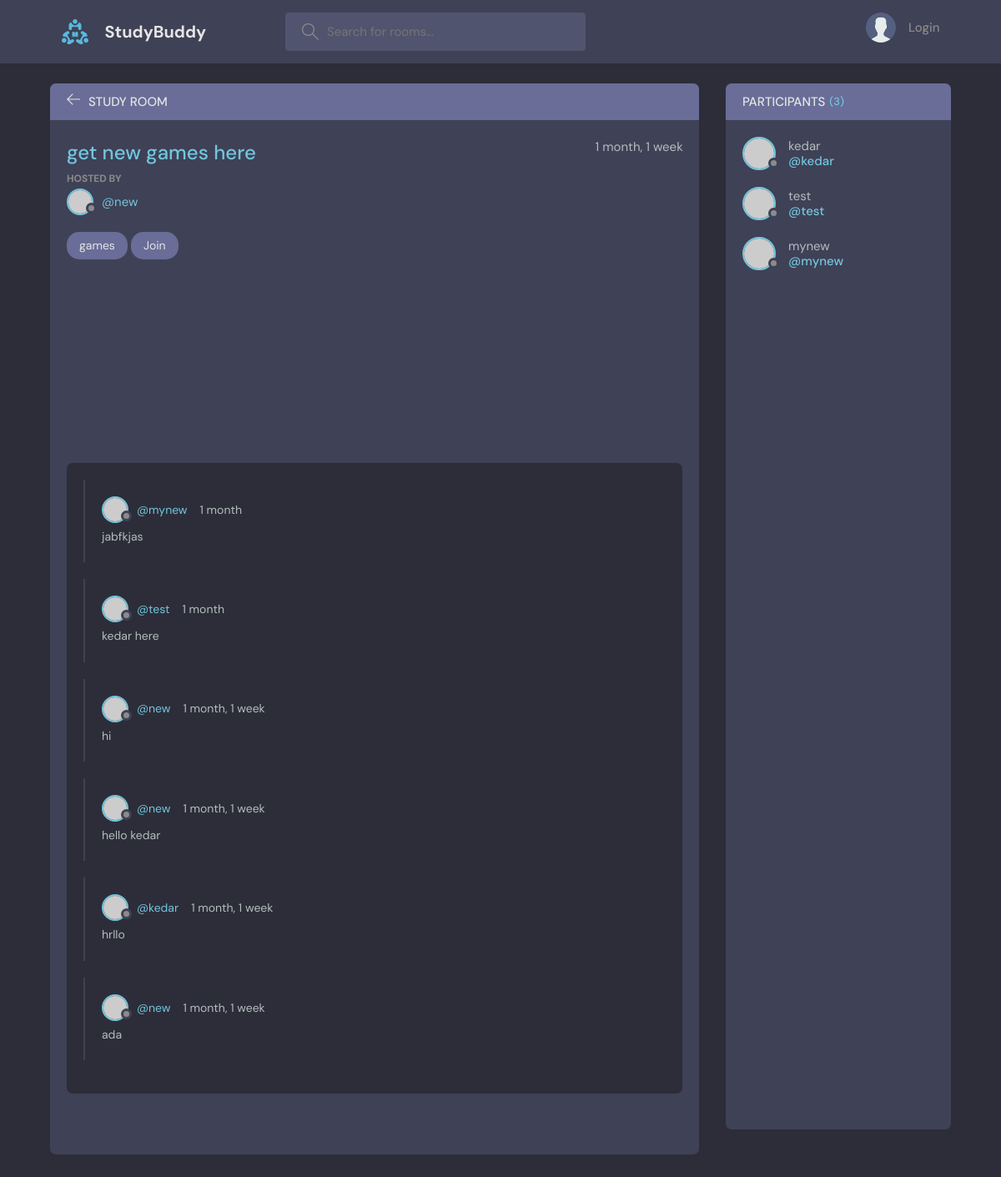
The app's page /room/21/ with its own data.
### base/models.py (models this page shows, shortened)
class Room(models.Model):
    host = models.ForeignKey(User,on_delete=models.SET_NULL, null=True)
    topic = models.ForeignKey(Topic,on_delete=models.SET_NULL, null=True)
    name = models.CharField(max_length=200, unique=True)
    description = models.TextField(null=True, blank=True)
    participants = models.ManyToManyField(User, related_name='participants', blank=True)
    requesters = models.ManyToManyField(User, related_name='requesters', blank=True)
    updated = models.DateTimeField(auto_now=True)
    created = models.DateTimeField(auto_now_add=True)
    class Meta:
        ordering = ['-updated', '-created']

class Topic(models.Model):
    name = models.CharField(max_length=200)
    def __str__(self):
        return self.name

class Message(models.Model):
    user = models.ForeignKey(User, on_delete=models.CASCADE)
    room = models.ForeignKey(Room,on_delete=models.CASCADE)
    body = models.TextField()
    updated = models.DateTimeField(auto_now=True)
    created = models.DateTimeField(auto_now_add=True)
    class Meta:
        ordering = ['-updated', '-created']

### base/views.py (the view, shortened to what this page needs)
# urls.py: path('room/<str:pk>/', views.room, name="room"),
def room(request, pk):
    room = Room.objects.get(id=pk)
    room_messages = room.message_set.all().order_by('-created')
    participants = room.participants.all()
    requesters = room.requesters.all()
    context = {'room': room, 'room_messages': room_messages,
                'participants': participants, 'requesters': requesters}
    return render(request, 'base/room.html', context)

### base/templates/base/room.html (shortened to what this page needs)
{% extends 'main.html' %}
{% block content %}
    <main class="profile-page layout layout--2">
      <div class="container">
        <div class="room">
          <div class="room__top">
            <div class="room__topLeft">
              <a href="{% url 'home' %}">
                <svg version="1.1" xmlns="http://www.w3.org/2000/svg" width="32" height="32" viewBox="0 0 32 32">
                  <title>arrow-left</title>
                  <path
                    d="M13.723 2.286l-13.723 13.714 13.719 13.714 1.616-1.611-10.96-10.96h27.625v-2.286h-27.625l10.965-10.965-1.616-1.607z"
                  ></path>
                </svg>
              </a>
              <h3>Study Room</h3>
            </div>
          </div>
          <div class="room__box scroll">
            <div class="room__header scroll">
              <div class="room__info">
                <h3>{{room.name}}</h3>
                <span>{{room.created|timesince}}</span>
              </div>
              <div class="room__hosted">
                <p>Hosted By</p>
                <a href="{% url 'user-profile' room.host.id %}" class="room__author">
                  <div class="avatar avatar--small">
                    <img src="https://randomuser.me/api/portraits/men/37.jpg" />
                  </div>
                  <span>@{{room.host.username}}</span>
                </a>
              </div>
              <span class="room__topics">{{room.topic}}</span>
              {% if request.user not in participants and request.user != room.host %}
              <a href="{% url 'join-request' room.id %}">
                <span class="room__topics">Join</span>
              </a>
              {% endif %}
            </div>
            <div class="room__conversation">
              <div class="threads scroll">
                {% for message in room_messages %}
                <div class="thread">
                  <div class="thread__top">
                    <div class="thread__author">
                      <a href="{% url 'user-profile' message.user.id %}" class="thread__authorInfo">
                        <div class="avatar avatar--small">
                          <img src="https://randomuser.me/api/portraits/men/37.jpg" />
                        </div>
                        <span>@{{message.user.username}}</span>
                      </a>
                      <span class="thread__date">{{message.created|timesince}}</span>
                    </div>
                  </div>
                  <div class="thread__details">
                    {{message.body}}
                  </div>
                </div>
                {% endfor %}
              </div>
            </div>
          </div>
          <div class="room__message">
          </div>
        </div>
        <div class="participants">
          <h3 class="participants__top">Participants <span>({{participants.count}})</span></h3>
          <div class="participants__list scroll accept">
            {% for user in participants %}
            <a href="{% url 'user-profile' user.id%}" class="participant">
              <div class="avatar avatar--medium">
                <img src="https://randomuser.me/api/portraits/men/37.jpg" />
              </div>
              <p>
                {{user.username}}
                <span>@{{user.username}}</span>
              </p>
            </a>
            {% endfor %}
          </div>
        </div>
      </div>
    </main>
{% endblock content %}

### records on screen
Room: name "get new games here", created "1 month, 1 week", host.username "new", topic "games"
Message: user.username "mynew", created "1 month", body "jabfkjas"
Message: user.username "test", created "1 month", body "kedar here"
Message: user.username "new", created "1 month, 1 week", body "hi"
Message: user.username "new", created "1 month, 1 week", body "hello kedar"
Message: user.username "kedar", created "1 month, 1 week", body "hrllo"
Message: user.username "new", created "1 month, 1 week", body "ada"

### other values on screen
{{ participants.count }} "3"
{{ user.username }} "kedar"
{{ user.username }} "test"
{{ user.username }} "mynew"
